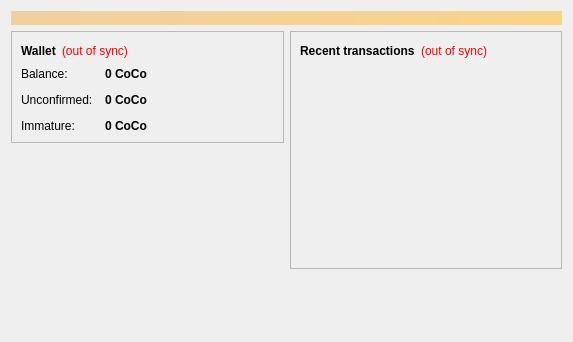
<?xml version="1.0" encoding="UTF-8"?>
<ui version="4.0">
 <class>OverviewPage</class>
 <widget class="QWidget" name="OverviewPage">
  <property name="geometry">
   <rect>
    <x>0</x>
    <y>0</y>
    <width>573</width>
    <height>342</height>
   </rect>
  </property>
  <property name="windowTitle">
   <string>Form</string>
  </property>
  <layout class="QVBoxLayout" name="topLayout">
   <item>
    <widget class="QLabel" name="labelAlerts">
     <property name="visible">
      <bool>false</bool>
     </property>
     <property name="styleSheet">
      <string notr="true">background-color: qlineargradient(x1: 0, y1: 0, x2: 1, y2: 0, stop:0 #F0D0A0, stop:1 #F8D488); color:#000000;</string>
     </property>
     <property name="wordWrap">
      <bool>true</bool>
     </property>
     <property name="margin">
      <number>3</number>
     </property>
    </widget>
   </item>
   <item>
    <layout class="QHBoxLayout" name="horizontalLayout" stretch="1,1">
     <item>
      <layout class="QVBoxLayout" name="verticalLayout_2">
       <item>
        <widget class="QFrame" name="frame">
         <property name="frameShape">
          <enum>QFrame::StyledPanel</enum>
         </property>
         <property name="frameShadow">
          <enum>QFrame::Raised</enum>
         </property>
         <layout class="QVBoxLayout" name="verticalLayout_4">
          <item>
           <layout class="QHBoxLayout" name="horizontalLayout_4">
            <item>
             <widget class="QLabel" name="label_5">
              <property name="font">
               <font>
                <weight>75</weight>
                <bold>true</bold>
               </font>
              </property>
              <property name="text">
               <string>Wallet</string>
              </property>
             </widget>
            </item>
            <item>
             <widget class="QLabel" name="labelWalletStatus">
              <property name="toolTip">
               <string>The displayed information may be out of date. Your wallet automatically synchronizes with the CoCoCoin network after a connection is established, but this process has not completed yet.</string>
              </property>
              <property name="styleSheet">
               <string notr="true">QLabel { color: red; }</string>
              </property>
              <property name="text">
               <string notr="true">(out of sync)</string>
              </property>
              <property name="alignment">
               <set>Qt::AlignLeading|Qt::AlignLeft|Qt::AlignVCenter</set>
              </property>
             </widget>
            </item>
            <item>
             <spacer name="horizontalSpacer_2">
              <property name="orientation">
               <enum>Qt::Horizontal</enum>
              </property>
              <property name="sizeHint" stdset="0">
               <size>
                <width>40</width>
                <height>20</height>
               </size>
              </property>
             </spacer>
            </item>
           </layout>
          </item>
          <item>
           <layout class="QFormLayout" name="formLayout_2">
            <property name="fieldGrowthPolicy">
             <enum>QFormLayout::AllNonFixedFieldsGrow</enum>
            </property>
            <property name="horizontalSpacing">
             <number>12</number>
            </property>
            <property name="verticalSpacing">
             <number>12</number>
            </property>
            <item row="0" column="0">
             <widget class="QLabel" name="label">
              <property name="text">
               <string>Balance:</string>
              </property>
             </widget>
            </item>
            <item row="0" column="1">
             <widget class="QLabel" name="labelBalance">
              <property name="font">
               <font>
                <weight>75</weight>
                <bold>true</bold>
               </font>
              </property>
              <property name="cursor">
               <cursorShape>IBeamCursor</cursorShape>
              </property>
              <property name="toolTip">
               <string>Your current balance</string>
              </property>
              <property name="text">
               <string notr="true">0 CoCo</string>
              </property>
              <property name="textInteractionFlags">
               <set>Qt::LinksAccessibleByMouse|Qt::TextSelectableByKeyboard|Qt::TextSelectableByMouse</set>
              </property>
             </widget>
            </item>
            <item row="1" column="0">
             <widget class="QLabel" name="label_3">
              <property name="text">
               <string>Unconfirmed:</string>
              </property>
             </widget>
            </item>
            <item row="1" column="1">
             <widget class="QLabel" name="labelUnconfirmed">
              <property name="font">
               <font>
                <weight>75</weight>
                <bold>true</bold>
               </font>
              </property>
              <property name="cursor">
               <cursorShape>IBeamCursor</cursorShape>
              </property>
              <property name="toolTip">
               <string>Total of transactions that have yet to be confirmed, and do not yet count toward the current balance</string>
              </property>
              <property name="text">
               <string notr="true">0 CoCo</string>
              </property>
              <property name="textInteractionFlags">
               <set>Qt::LinksAccessibleByMouse|Qt::TextSelectableByKeyboard|Qt::TextSelectableByMouse</set>
              </property>
             </widget>
            </item>
            <item row="2" column="0">
             <widget class="QLabel" name="labelImmatureText">
              <property name="text">
               <string>Immature:</string>
              </property>
             </widget>
            </item>
            <item row="2" column="1">
             <widget class="QLabel" name="labelImmature">
              <property name="font">
               <font>
                <weight>75</weight>
                <bold>true</bold>
               </font>
              </property>
              <property name="toolTip">
               <string>Mined balance that has not yet matured</string>
              </property>
              <property name="text">
               <string notr="true">0 CoCo</string>
              </property>
              <property name="textInteractionFlags">
               <set>Qt::LinksAccessibleByMouse|Qt::TextSelectableByKeyboard|Qt::TextSelectableByMouse</set>
              </property>
             </widget>
            </item>
           </layout>
          </item>
         </layout>
        </widget>
       </item>
       <item>
        <spacer name="verticalSpacer">
         <property name="orientation">
          <enum>Qt::Vertical</enum>
         </property>
         <property name="sizeHint" stdset="0">
          <size>
           <width>20</width>
           <height>40</height>
          </size>
         </property>
        </spacer>
       </item>
      </layout>
     </item>
     <item>
      <layout class="QVBoxLayout" name="verticalLayout_3">
       <item>
        <widget class="QFrame" name="frame_2">
         <property name="frameShape">
          <enum>QFrame::StyledPanel</enum>
         </property>
         <property name="frameShadow">
          <enum>QFrame::Raised</enum>
         </property>
         <layout class="QVBoxLayout" name="verticalLayout">
          <item>
           <layout class="QHBoxLayout" name="horizontalLayout_2">
            <item>
             <widget class="QLabel" name="label_4">
              <property name="text">
               <string>&lt;b&gt;Recent transactions&lt;/b&gt;</string>
              </property>
             </widget>
            </item>
            <item>
             <widget class="QLabel" name="labelTransactionsStatus">
              <property name="toolTip">
               <string>The displayed information may be out of date. Your wallet automatically synchronizes with the CoCoCoin network after a connection is established, but this process has not completed yet.</string>
              </property>
              <property name="styleSheet">
               <string notr="true">QLabel { color: red; }</string>
              </property>
              <property name="text">
               <string notr="true">(out of sync)</string>
              </property>
              <property name="alignment">
               <set>Qt::AlignRight|Qt::AlignTrailing|Qt::AlignVCenter</set>
              </property>
             </widget>
            </item>
            <item>
             <spacer name="horizontalSpacer">
              <property name="orientation">
               <enum>Qt::Horizontal</enum>
              </property>
              <property name="sizeHint" stdset="0">
               <size>
                <width>40</width>
                <height>20</height>
               </size>
              </property>
             </spacer>
            </item>
           </layout>
          </item>
          <item>
           <widget class="QListView" name="listTransactions">
            <property name="styleSheet">
             <string notr="true">QListView { background: transparent; }</string>
            </property>
            <property name="frameShape">
             <enum>QFrame::NoFrame</enum>
            </property>
            <property name="verticalScrollBarPolicy">
             <enum>Qt::ScrollBarAlwaysOff</enum>
            </property>
            <property name="horizontalScrollBarPolicy">
             <enum>Qt::ScrollBarAlwaysOff</enum>
            </property>
            <property name="selectionMode">
             <enum>QAbstractItemView::NoSelection</enum>
            </property>
           </widget>
          </item>
         </layout>
        </widget>
       </item>
       <item>
        <spacer name="verticalSpacer_2">
         <property name="orientation">
          <enum>Qt::Vertical</enum>
         </property>
         <property name="sizeHint" stdset="0">
          <size>
           <width>20</width>
           <height>40</height>
          </size>
         </property>
        </spacer>
       </item>
      </layout>
     </item>
    </layout>
   </item>
  </layout>
 </widget>
 <resources/>
 <connections/>
</ui>
